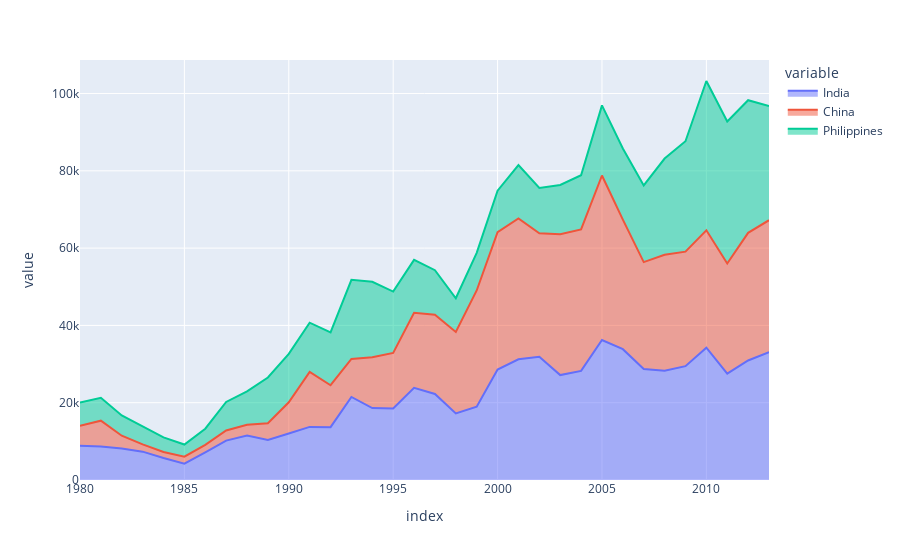

The cell this chart's notebook holds for it:
### Code cell
px.area(top5df, x=top5df.index, y=['India','China','Philippines'])

### Figure 1 — Plotly figure (JSON) as saved in the notebook; plotly's stock layout.template omitted (floating-point values rounded to 4 significant figures)
{"data": [{"fillpattern": {"shape": ""}, "hovertemplate": "variable=India<br>index=%{x}<br>value=%{y}<extra></extra>", "legendgroup": "India", "line": {"color": "#636efa"}, "marker": {"symbol": "circle"}, "mode": "lines", "name": "India", "orientation": "v", "showlegend": true, "stackgroup": "1", "type": "scatter", "x": [1980, 1981, 1982, 1983, 1984, 1985, 1986, 1987, 1988, 1989, 1990, 1991, 1992, 1993, 1994, 1995, 1996, 1997, 1998, 1999, 2000, 2001, 2002, 2003, 2004, 2005, 2006, 2007, 2008, 2009, 2010, 2011, 2012, 2013], "xaxis": "x", "y": [8880, 8670, 8147, 7338, 5704, 4211, 7150, 10189, 11522, 10343, 12041, 13734, 13673, 21496, 18620, 18489, 23859, 22268, 17241, 18974, 28572, 31223, 31889, 27155, 28235, 36210, 33848, 28742, 28261, 29456, 34235, 27509, 30933, 33087], "yaxis": "y"}, {"fillpattern": {"shape": ""}, "hovertemplate": "variable=China<br>index=%{x}<br>value=%{y}<extra></extra>", "legendgroup": "China", "line": {"color": "#EF553B"}, "marker": {"symbol": "circle"}, "mode": "lines", "name": "China", "orientation": "v", "showlegend": true, "stackgroup": "1", "type": "scatter", "x": [1980, 1981, 1982, 1983, 1984, 1985, 1986, 1987, 1988, 1989, 1990, 1991, 1992, 1993, 1994, 1995, 1996, 1997, 1998, 1999, 2000, 2001, 2002, 2003, 2004, 2005, 2006, 2007, 2008, 2009, 2010, 2011, 2012, 2013], "xaxis": "x", "y": [5123, 6682, 3308, 1863, 1527, 1816, 1960, 2643, 2758, 4323, 8076, 14255, 10846, 9817, 13128, 14398, 19415, 20475, 21049, 30069, 35529, 36434, 31961, 36439, 36619, 42584, 33518, 27642, 30037, 29622, 30391, 28502, 33024, 34129], "yaxis": "y"}, {"fillpattern": {"shape": ""}, "hovertemplate": "variable=Philippines<br>index=%{x}<br>value=%{y}<extra></extra>", "legendgroup": "Philippines", "line": {"color": "#00cc96"}, "marker": {"symbol": "circle"}, "mode": "lines", "name": "Philippines", "orientation": "v", "showlegend": true, "stackgroup": "1", "type": "scatter", "x": [1980, 1981, 1982, 1983, 1984, 1985, 1986, 1987, 1988, 1989, 1990, 1991, 1992, 1993, 1994, 1995, 1996, 1997, 1998, 1999, 2000, 2001, 2002, 2003, 2004, 2005, 2006, 2007, 2008, 2009, 2010, 2011, 2012, 2013], "xaxis": "x", "y": [6051, 5921, 5249, 4562, 3801, 3150, 4166, 7360, 8639, 11865, 12509, 12718, 13670, 20479, 19532, 15864, 13692, 11549, 8735, 9734, 10763, 13836, 11707, 12758, 14004, 18139, 18400, 19837, 24887, 28573, 38617, 36765, 34315, 29544], "yaxis": "y"}], "layout": {"legend": {"title": {"text": "variable"}, "tracegroupgap": 0}, "margin": {"t": 60}, "xaxis": {"anchor": "y", "domain": [0, 1], "title": {"text": "index"}}, "yaxis": {"anchor": "x", "domain": [0, 1], "title": {"text": "value"}}}}
